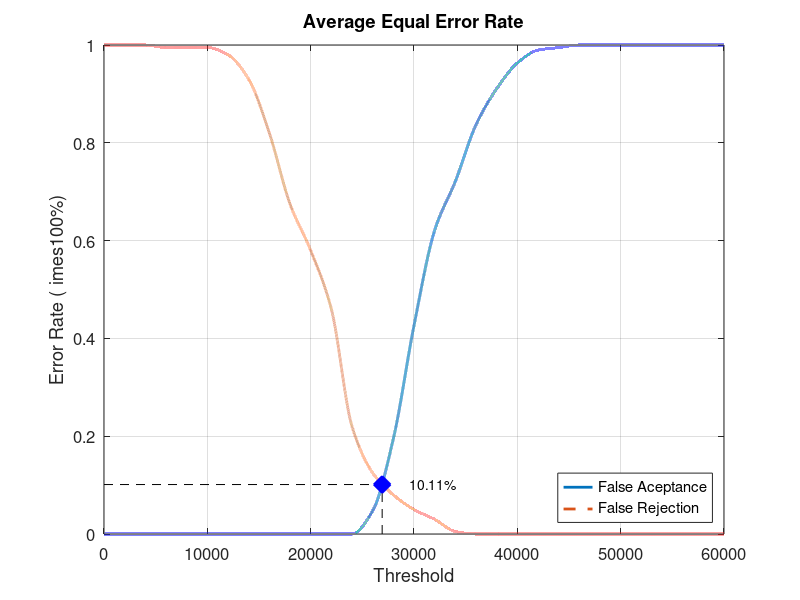
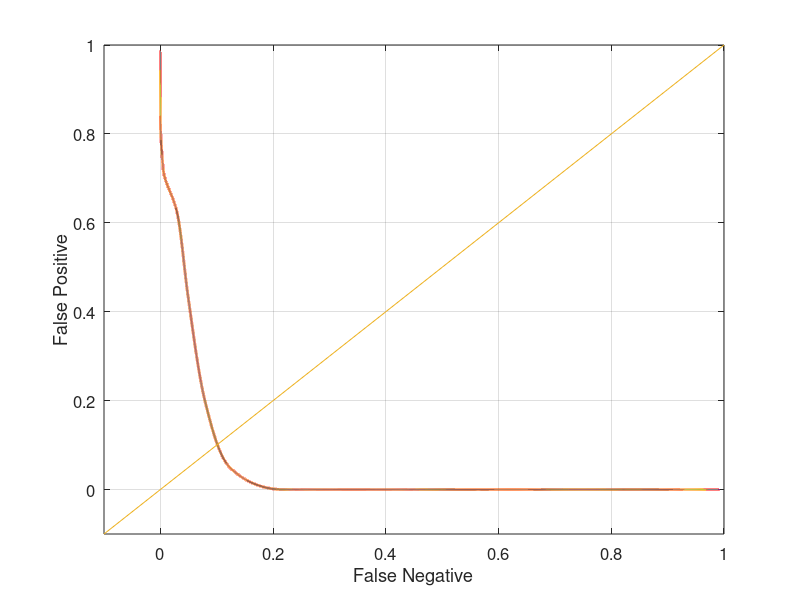

The MATLAB script that drew these images, in order:
close all;
clear;
clc;
x = 0:2000:60000;
xq = 0:0.5:60000;

y0 = [0 0 0 0 0 0 0 0 0 0 0 0 0 0.0473684 0.194737 0.426316 0.621053 0.721053 0.836842 0.910526 0.963158 0.989474 0.994737 1 1 1 1 1 1 1 1]
yy0 = interp1(x, y0, xq, 'pchip');
y1 = [1 1 1 0.995 0.995 0.995 0.98 0.93 0.82 0.675 0.58 0.46 0.22 0.125 0.08 0.05 0.03 0.005 0 0 0 0 0 0 0 0 0 0 0 0 0]
yy1 = interp1(x, y1, xq, 'pchip');

% Calculating EER: 
y2 = abs(y0 - y1);
find(y2 == min(y2))
yy2 = abs(yy0 - yy1);
xEER = find(yy2 == min(yy2));
xEERIndex = xq(xEER) % X-axis EER
yEER = yy0(xEER) % Y-axis EER

main = figure
plot(xq, yy0,'-','LineWidth', 2);	hold on
plot(xq, yy1,'--','LineWidth', 2);	hold on
plot([xEERIndex xEERIndex], [0 yEER], 'k--');	hold on
plot([0 xEERIndex], [yEER yEER], 'k--');	hold on
plot(xEERIndex, yEER, 'bx', 'LineWidth', 10);	hold on
text(xEERIndex + 10 * xEERIndex / 100, yEER, [num2str(round((10000 * yEER)) / 100) '%'])
legend('False Aceptance', 'False Rejection', 'Location', 'SouthEast')
xlabel('Threshold')
ylabel('Error Rate (	imes100%)')
title('Average Equal Error Rate')
set(gca, 'FontSize', 12)
axis([0 60000 0 1])
grid on

print(main, 'Database4_2Main', '-dpng');
FNRxFPR = figure('Color', [1 1 1]);
plot(yy1, yy0, '-', yy1, yy0, 'LineWidth', 2);
hold on
y = -0.1:0.1:1
plot(y, y); 
set(gca, 'FontSize', 12)
xlabel('False Negative')
ylabel('False Positive')
axis([-0.1 1 -0.1 1])
set(gca, 'FontSize', 12)
grid on

print(FNRxFPR, 'Database4_2FNRxFPR','-dpng');
